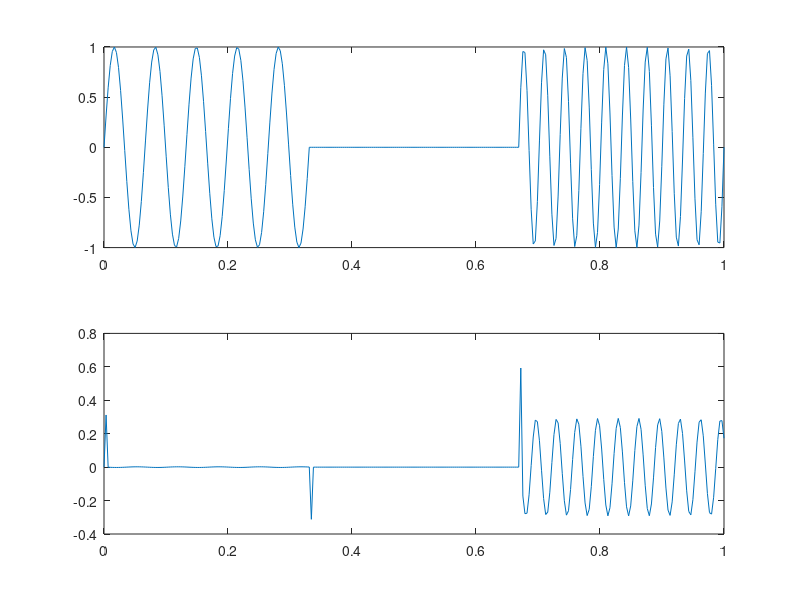

Here is the MATLAB script that generated this plot:
%Digital resonator
clc
clear all
close all
t1=linspace(0,1,100);
f1=5;
f2=10;
x1=sin(2*pi*f1*t1);
x2=sin(2*pi*f2*t1);
x=[x1,zeros(1,length(x1)),x2];
t=linspace(0,1,300);
% plot(t,x)

% %Step 2: Define the resonator
r=0.75;
Fs=100;
f=5;
w1=2*pi*(f1/Fs);
num=[1,-2*cos(w1),1];
% den=[1,-2*r*cos(w1),r.^r];
den=[1];
y=filter(num,den,x);
subplot(2,1,1),plot(t,x),
subplot(2,1,2),plot(t,y),
% f2=5;
% w2=2*pi*(f2/Fs);
% num=[1];
% den1=[1,-2*r*cos(w1),r.^r];
% den2=[1,-2*r*cos(w2),r.^r];
% den=[den1,den2];
% y=filter(num,den,x);
% z=filter(den,num,y);
% subplot(3,1,1),stem(x),
% subplot(3,1,2),plot(y)
% subplot(3,1,3),stem(z)
% figure,zplane(num,den),figure,zplane(den,num)
